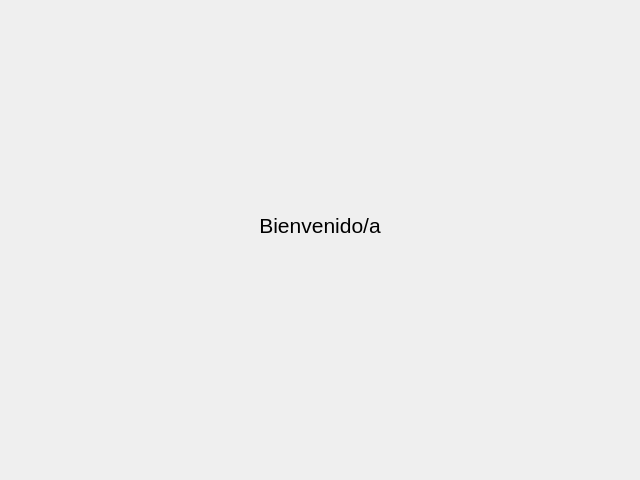
<?xml version="1.0" encoding="UTF-8"?>
<ui version="4.0">
 <class>PanelBienvenida</class>
 <widget class="QWidget" name="PanelBienvenida">
  <property name="geometry">
   <rect>
    <x>0</x>
    <y>0</y>
    <width>640</width>
    <height>480</height>
   </rect>
  </property>
  <property name="windowTitle">
   <string>Form</string>
  </property>
  <layout class="QGridLayout" name="gridLayout">
   <item row="0" column="1">
    <spacer name="verticalSpacer">
     <property name="orientation">
      <enum>Qt::Orientation::Vertical</enum>
     </property>
     <property name="sizeHint" stdset="0">
      <size>
       <width>20</width>
       <height>192</height>
      </size>
     </property>
    </spacer>
   </item>
   <item row="1" column="0">
    <spacer name="horizontalSpacer">
     <property name="orientation">
      <enum>Qt::Orientation::Horizontal</enum>
     </property>
     <property name="sizeHint" stdset="0">
      <size>
       <width>239</width>
       <height>20</height>
      </size>
     </property>
    </spacer>
   </item>
   <item row="1" column="1">
    <layout class="QVBoxLayout" name="verticalLayout">
     <item>
      <widget class="QLabel" name="label">
       <property name="font">
        <font>
         <pointsize>16</pointsize>
        </font>
       </property>
       <property name="text">
        <string>Bienvenido/a</string>
       </property>
       <property name="alignment">
        <set>Qt::AlignmentFlag::AlignCenter</set>
       </property>
      </widget>
     </item>
     <item>
      <widget class="QLabel" name="lbl_nombre_usuario">
       <property name="font">
        <font>
         <pointsize>16</pointsize>
        </font>
       </property>
       <property name="text">
        <string/>
       </property>
       <property name="alignment">
        <set>Qt::AlignmentFlag::AlignCenter</set>
       </property>
      </widget>
     </item>
    </layout>
   </item>
   <item row="1" column="2">
    <spacer name="horizontalSpacer_2">
     <property name="orientation">
      <enum>Qt::Orientation::Horizontal</enum>
     </property>
     <property name="sizeHint" stdset="0">
      <size>
       <width>239</width>
       <height>20</height>
      </size>
     </property>
    </spacer>
   </item>
   <item row="2" column="1">
    <spacer name="verticalSpacer_2">
     <property name="orientation">
      <enum>Qt::Orientation::Vertical</enum>
     </property>
     <property name="sizeHint" stdset="0">
      <size>
       <width>20</width>
       <height>192</height>
      </size>
     </property>
    </spacer>
   </item>
  </layout>
 </widget>
 <resources/>
 <connections/>
</ui>
